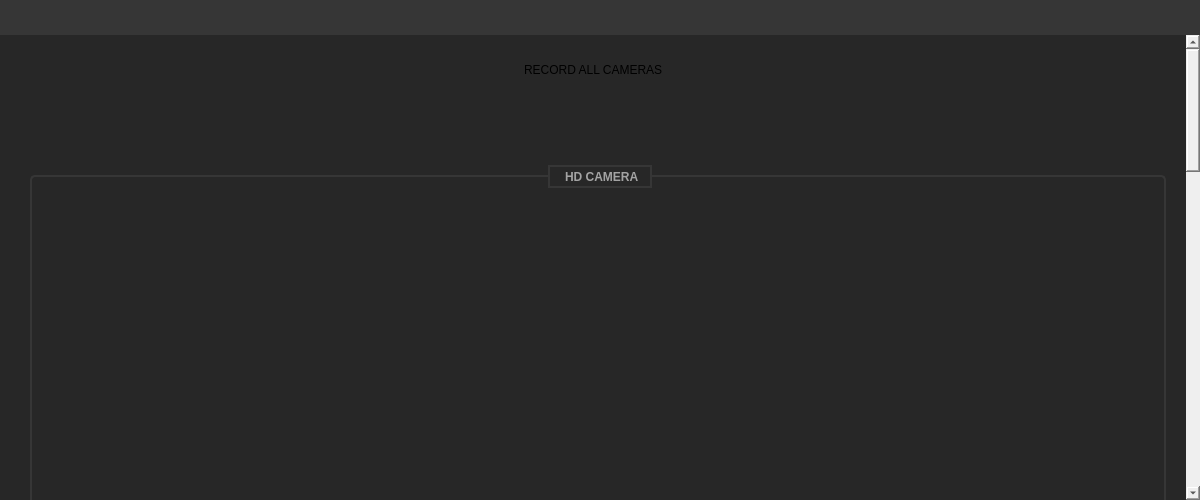
<?xml version="1.0" encoding="UTF-8"?>
<ui version="4.0">
 <class>viewcamera</class>
 <widget class="QWidget" name="viewcamera">
  <property name="geometry">
   <rect>
    <x>0</x>
    <y>0</y>
    <width>1200</width>
    <height>500</height>
   </rect>
  </property>
  <property name="minimumSize">
   <size>
    <width>1200</width>
    <height>500</height>
   </size>
  </property>
  <property name="maximumSize">
   <size>
    <width>16777215</width>
    <height>16777215</height>
   </size>
  </property>
  <property name="windowTitle">
   <string>Form</string>
  </property>
  <property name="styleSheet">
   <string notr="true"/>
  </property>
  <layout class="QVBoxLayout" name="verticalLayout">
   <property name="spacing">
    <number>0</number>
   </property>
   <property name="leftMargin">
    <number>0</number>
   </property>
   <property name="topMargin">
    <number>0</number>
   </property>
   <property name="rightMargin">
    <number>0</number>
   </property>
   <property name="bottomMargin">
    <number>0</number>
   </property>
   <item>
    <widget class="BackPanel" name="Backpanel" native="true">
     <property name="minimumSize">
      <size>
       <width>0</width>
       <height>35</height>
      </size>
     </property>
     <property name="maximumSize">
      <size>
       <width>16777215</width>
       <height>35</height>
      </size>
     </property>
     <property name="styleSheet">
      <string notr="true">background-color: #363636;
</string>
     </property>
    </widget>
   </item>
   <item>
    <widget class="QScrollArea" name="scrollArea">
     <property name="styleSheet">
      <string notr="true">/*background-color: #272727;*/
background:transparent;
border:0px;</string>
     </property>
     <property name="widgetResizable">
      <bool>true</bool>
     </property>
     <widget class="QWidget" name="scrollAreaWidgetContents">
      <property name="geometry">
       <rect>
        <x>0</x>
        <y>0</y>
        <width>1186</width>
        <height>1654</height>
       </rect>
      </property>
      <property name="styleSheet">
       <string notr="true">border:0px;
background-color: #272727;</string>
      </property>
      <layout class="QGridLayout" name="gridLayout_3">
       <property name="leftMargin">
        <number>0</number>
       </property>
       <property name="topMargin">
        <number>0</number>
       </property>
       <property name="rightMargin">
        <number>0</number>
       </property>
       <property name="bottomMargin">
        <number>0</number>
       </property>
       <property name="spacing">
        <number>0</number>
       </property>
       <item row="4" column="0">
        <layout class="QVBoxLayout" name="Widgetview">
         <property name="spacing">
          <number>0</number>
         </property>
         <property name="leftMargin">
          <number>30</number>
         </property>
         <property name="topMargin">
          <number>0</number>
         </property>
         <property name="rightMargin">
          <number>20</number>
         </property>
         <property name="bottomMargin">
          <number>30</number>
         </property>
         <item>
          <widget class="QGroupBox" name="ViewHDcamera">
           <property name="minimumSize">
            <size>
             <width>1090</width>
             <height>750</height>
            </size>
           </property>
           <property name="maximumSize">
            <size>
             <width>16777215</width>
             <height>16777215</height>
            </size>
           </property>
           <property name="styleSheet">
            <string notr="true">QGroupBox{border:2px solid #363636; margin-top:20px;margin-bottom:10px; border-radius:5px;font:14px 'Roboto'; font-weight:bold;}
QGroupBox::title{
	top:-10px;
  	subcontrol-position: top center;
	color:#a3a3a3;
	border:2px solid #363636;
	padding:3px 10px 2px 10px ;
	font:14px 'Roboto'; font-weight:bold;
}

</string>
           </property>
           <property name="title">
            <string> HD CAMERA</string>
           </property>
           <property name="alignment">
            <set>Qt::AlignCenter</set>
           </property>
           <layout class="QGridLayout" name="gridLayout_4">
            <property name="leftMargin">
             <number>0</number>
            </property>
            <property name="topMargin">
             <number>18</number>
            </property>
            <property name="rightMargin">
             <number>0</number>
            </property>
            <property name="bottomMargin">
             <number>0</number>
            </property>
            <property name="spacing">
             <number>20</number>
            </property>
            <item row="0" column="0">
             <widget class="viewdatacamera" name="viewhd" native="true"/>
            </item>
           </layout>
          </widget>
         </item>
         <item>
          <widget class="QGroupBox" name="ViewFHDcamera">
           <property name="minimumSize">
            <size>
             <width>1090</width>
             <height>750</height>
            </size>
           </property>
           <property name="maximumSize">
            <size>
             <width>16777215</width>
             <height>16777215</height>
            </size>
           </property>
           <property name="styleSheet">
            <string notr="true">QGroupBox{border:2px solid #363636; margin-top:20px; border-radius:5px;font-size:14px; font-family: 'Roboto'; font-weight:bold;}
QGroupBox::title{
	top:-10px;
  	subcontrol-position: top center;
	color:#a3a3a3;
	border:2px solid #363636;
	padding:3px 10px 2px 10px ;
	font:14px 'Roboto'; font-weight:bold;
}
background-color:blue;

</string>
           </property>
           <property name="title">
            <string> FHD CAMERA</string>
           </property>
           <property name="alignment">
            <set>Qt::AlignCenter</set>
           </property>
           <property name="flat">
            <bool>true</bool>
           </property>
           <layout class="QGridLayout" name="gridLayout_5">
            <property name="leftMargin">
             <number>0</number>
            </property>
            <property name="topMargin">
             <number>18</number>
            </property>
            <property name="rightMargin">
             <number>0</number>
            </property>
            <property name="bottomMargin">
             <number>0</number>
            </property>
            <property name="spacing">
             <number>0</number>
            </property>
            <item row="1" column="0">
             <widget class="viewdatacamera" name="viewfhd" native="true">
              <property name="maximumSize">
               <size>
                <width>16777215</width>
                <height>16777215</height>
               </size>
              </property>
             </widget>
            </item>
           </layout>
          </widget>
         </item>
        </layout>
       </item>
       <item row="2" column="0">
        <widget class="QWidget" name="buttoncommand" native="true">
         <property name="maximumSize">
          <size>
           <width>16777215</width>
           <height>16777215</height>
          </size>
         </property>
         <property name="styleSheet">
          <string notr="true"/>
         </property>
         <layout class="QVBoxLayout" name="verticalLayout_2">
          <property name="spacing">
           <number>0</number>
          </property>
          <property name="leftMargin">
           <number>0</number>
          </property>
          <property name="topMargin">
           <number>26</number>
          </property>
          <property name="rightMargin">
           <number>0</number>
          </property>
          <property name="bottomMargin">
           <number>35</number>
          </property>
          <item>
           <widget class="QWidget" name="horizontalWidget_3" native="true">
            <property name="maximumSize">
             <size>
              <width>16777215</width>
              <height>21</height>
             </size>
            </property>
            <layout class="QHBoxLayout" name="horizontalLayout_3">
             <property name="spacing">
              <number>0</number>
             </property>
             <property name="leftMargin">
              <number>0</number>
             </property>
             <property name="topMargin">
              <number>2</number>
             </property>
             <property name="rightMargin">
              <number>0</number>
             </property>
             <property name="bottomMargin">
              <number>0</number>
             </property>
             <item>
              <spacer name="horizontalSpacer_5">
               <property name="orientation">
                <enum>Qt::Horizontal</enum>
               </property>
               <property name="sizeHint" stdset="0">
                <size>
                 <width>40</width>
                 <height>0</height>
                </size>
               </property>
              </spacer>
             </item>
             <item>
              <widget class="QLabel" name="label_record">
               <property name="maximumSize">
                <size>
                 <width>300</width>
                 <height>25</height>
                </size>
               </property>
               <property name="styleSheet">
                <string notr="true"/>
               </property>
               <property name="text">
                <string>RECORD ALL CAMERAS</string>
               </property>
              </widget>
             </item>
             <item>
              <spacer name="horizontalSpacer_6">
               <property name="orientation">
                <enum>Qt::Horizontal</enum>
               </property>
               <property name="sizeHint" stdset="0">
                <size>
                 <width>40</width>
                 <height>0</height>
                </size>
               </property>
              </spacer>
             </item>
            </layout>
           </widget>
          </item>
          <item>
           <widget class="QWidget" name="horizontalWidget_2" native="true">
            <property name="minimumSize">
             <size>
              <width>0</width>
              <height>0</height>
             </size>
            </property>
            <property name="maximumSize">
             <size>
              <width>16777215</width>
              <height>16777215</height>
             </size>
            </property>
            <layout class="QHBoxLayout" name="Button_rec">
             <property name="spacing">
              <number>0</number>
             </property>
             <property name="leftMargin">
              <number>0</number>
             </property>
             <property name="topMargin">
              <number>3</number>
             </property>
             <property name="rightMargin">
              <number>0</number>
             </property>
             <property name="bottomMargin">
              <number>0</number>
             </property>
             <item>
              <spacer name="horizontalSpacer_3">
               <property name="orientation">
                <enum>Qt::Horizontal</enum>
               </property>
               <property name="sizeHint" stdset="0">
                <size>
                 <width>40</width>
                 <height>0</height>
                </size>
               </property>
              </spacer>
             </item>
             <item>
              <widget class="QPushButton" name="pb_record">
               <property name="minimumSize">
                <size>
                 <width>40</width>
                 <height>40</height>
                </size>
               </property>
               <property name="maximumSize">
                <size>
                 <width>16777215</width>
                 <height>16777215</height>
                </size>
               </property>
               <property name="styleSheet">
                <string notr="true">QPushButton{
background-image: url(:/img/icon/ic-record.png);border:0; font-size:1px;
}

QPushButton::checked{
background-image: url(:/img/icon/ic-recording.png);
}
</string>
               </property>
               <property name="text">
                <string/>
               </property>
              </widget>
             </item>
             <item>
              <spacer name="horizontalSpacer_4">
               <property name="orientation">
                <enum>Qt::Horizontal</enum>
               </property>
               <property name="sizeHint" stdset="0">
                <size>
                 <width>40</width>
                 <height>0</height>
                </size>
               </property>
              </spacer>
             </item>
            </layout>
           </widget>
          </item>
         </layout>
        </widget>
       </item>
      </layout>
     </widget>
    </widget>
   </item>
  </layout>
 </widget>
 <customwidgets>
  <customwidget>
   <class>BackPanel</class>
   <extends>QWidget</extends>
   <header>common/backpanel.h</header>
   <container>1</container>
  </customwidget>
  <customwidget>
   <class>viewdatacamera</class>
   <extends>QWidget</extends>
   <header>camera/viewdatacamera.h</header>
   <container>1</container>
  </customwidget>
 </customwidgets>
 <resources/>
 <connections/>
</ui>
